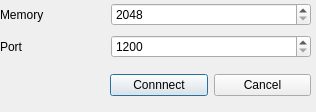
<?xml version="1.0" encoding="UTF-8"?>
<ui version="4.0">
 <class>Dialog</class>
 <widget class="QDialog" name="Dialog">
  <property name="geometry">
   <rect>
    <x>0</x>
    <y>0</y>
    <width>316</width>
    <height>112</height>
   </rect>
  </property>
  <property name="windowTitle">
   <string>Dialog</string>
  </property>
  <widget class="QWidget" name="horizontalLayoutWidget">
   <property name="geometry">
    <rect>
     <x>110</x>
     <y>70</y>
     <width>201</width>
     <height>31</height>
    </rect>
   </property>
   <layout class="QHBoxLayout" name="horizontalLayout">
    <item>
     <widget class="QPushButton" name="Connect">
      <property name="text">
       <string>Connnect</string>
      </property>
     </widget>
    </item>
    <item>
     <widget class="QPushButton" name="Cancel">
      <property name="text">
       <string>Cancel</string>
      </property>
     </widget>
    </item>
   </layout>
  </widget>
  <widget class="QWidget" name="">
   <property name="geometry">
    <rect>
     <x>0</x>
     <y>0</y>
     <width>311</width>
     <height>61</height>
    </rect>
   </property>
   <layout class="QGridLayout" name="gridLayout">
    <item row="1" column="0">
     <widget class="QLabel" name="label_2">
      <property name="text">
       <string>Port</string>
      </property>
     </widget>
    </item>
    <item row="1" column="2">
     <widget class="QSpinBox" name="port">
      <property name="minimum">
       <number>1200</number>
      </property>
      <property name="maximum">
       <number>120000</number>
      </property>
     </widget>
    </item>
    <item row="0" column="2">
     <widget class="QSpinBox" name="memory">
      <property name="minimumSize">
       <size>
        <width>200</width>
        <height>0</height>
       </size>
      </property>
      <property name="minimum">
       <number>2048</number>
      </property>
      <property name="maximum">
       <number>20000</number>
      </property>
     </widget>
    </item>
    <item row="0" column="0">
     <widget class="QLabel" name="label">
      <property name="text">
       <string>Memory</string>
      </property>
     </widget>
    </item>
   </layout>
  </widget>
 </widget>
 <resources/>
 <connections/>
</ui>
